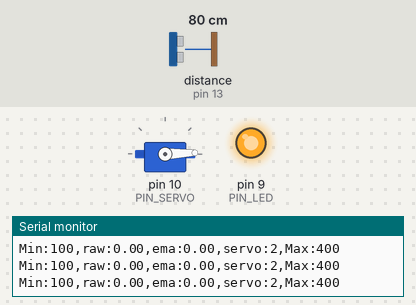
A sketch run on a simulated Arduino Uno, built with avr-gcc and run on an emulated ATmega328P. Parts: servo, output pins drawn as LEDs (lit = HIGH), the last lines printed to the serial monitor. Wiring (inferred from the names in the program): ultrasonic range finder: trigger pin 12; echo pin 13. Inputs (shaded band) come from the test bench; at power-on: distance to the obstacle (sensor on pin 13) 80 cm. The echo pulse lasts 58.3 µs per cm; pins used as bus, display or sensor lines are not drawn.

Above: at 1.2 s.
1.3 s: distance to the obstacle (sensor on pin 13) set to 42 cm
2.8 s: distance to the obstacle (sensor on pin 13) set to 39 cm
At 4.3 s:
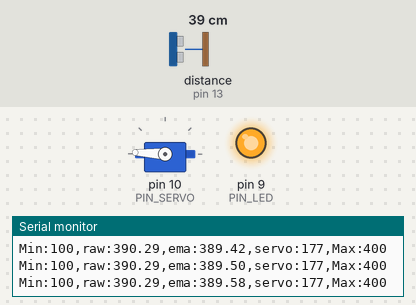
4.9 s: distance to the obstacle (sensor on pin 13) set to 35 cm
At 6.4 s:
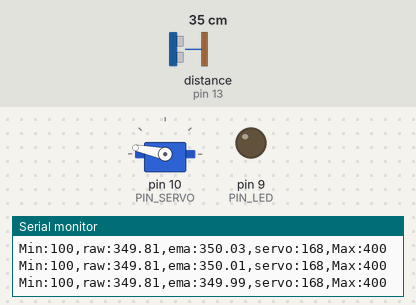
7.9 s: distance to the obstacle (sensor on pin 13) set to 18 cm
At 10.4 s:
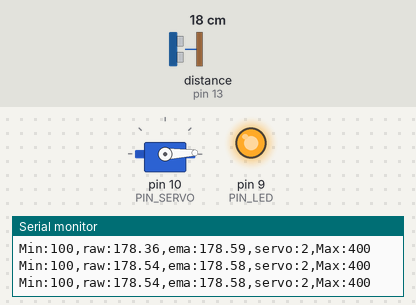
Timing chart, 0 to 11.9 s (numbered marks = the images above; inputs shaded):
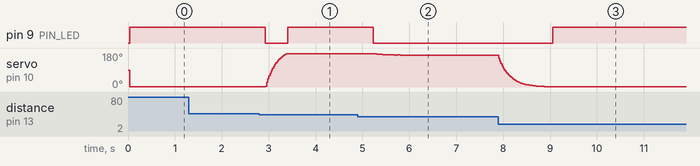

Measured:
- the behaviour switches between 40 and 39 cm on distance to the obstacle (sensor on pin 13) (found by bisection; images 0 and 1)
- the behaviour switches between 36 and 35 cm on distance to the obstacle (sensor on pin 13) (found by bisection; images 1 and 2)
- after the input at 2.8 s, pin 9 (PIN_LED): HIGH → LOW after 0.13 s, → HIGH 0.48 s later; servo on pin 10 (PIN_SERVO): moves from 2° to 177° over 0.45 s, starting after 0.13 s
- after the input at 4.9 s, pin 9 (PIN_LED): HIGH → LOW after 0.33 s
- after the input at 7.9 s, pin 9 (PIN_LED): LOW → HIGH after 1.2 s

The sketch:

11_example_1.ino
```cpp
#include <Servo.h>

// Arduino pin assignment
#define PIN_LED 9
#define PIN_SERVO 10
#define PIN_TRIG 12
#define PIN_ECHO 13

// configurable parameters
#define SND_VEL 346.0 // sound velocity at 24 celsius degree (unit: m/s)
#define INTERVAL 25 // sampling interval (unit: ms)
#define _DIST_MIN 100 // minimum distance to be measured (unit: mm)
#define _DIST_MAX 400 // maximum distance to be measured (unit: mm)
#define _DIST_ALPHA 0.1 // EMA weight of new sample (range: 0 to 1). Setting this value to 1 effectively disables EMA filter.

#define _DUTY_MIN 560 // servo full clockwise position (0 degree)
#define _DUTY_NEU 1467 // servo neutral position (90 degree)
#define _DUTY_MAX 2374 // servo full counterclockwise position (180 degree)

// global variables
float timeout; // unit: us
float dist_min, dist_max, dist_raw,dist_ema, dist_prev ,alpha; // unit: mm
unsigned long last_sampling_time; // unit: ms
float scale; // used for pulse duration to distance conversion
Servo myservo;

float reading;

void setup() {
// initialize GPIO pins
  pinMode(PIN_LED,OUTPUT);
  pinMode(PIN_TRIG,OUTPUT);
  digitalWrite(PIN_TRIG, LOW);
  pinMode(PIN_ECHO,INPUT);

  myservo.attach(PIN_SERVO);
  myservo.writeMicroseconds(_DUTY_NEU);

// initialize USS related variables
  dist_min = _DIST_MIN;
  dist_max = _DIST_MAX;
  alpha = _DIST_ALPHA;
  timeout = (INTERVAL / 2) * 1000.0; // precalculate pulseIn() timeout value. (unit: us)
  dist_raw = dist_prev = 0.0; // raw distance output from USS (unit: mm)
  scale = 0.001 * 0.5 * SND_VEL;

// initialize serial port
  Serial.begin(57600);

// initialize last sampling time
  last_sampling_time = 0;
}

void loop() {
// wait until next sampling time.
// millis() returns the number of milliseconds since the program started. Will overflow after 50 days.
  if(millis() < last_sampling_time + INTERVAL) return;

// get a distance reading from the USS
  dist_raw = USS_measure(PIN_TRIG,PIN_ECHO);
  dist_ema = alpha*dist_raw+(1-alpha)*dist_ema;

// output the read value to the serial port
  Serial.print("Min:100,raw:");
  Serial.print(dist_raw);
  Serial.print(",ema:");
  Serial.print(dist_ema);
  Serial.print(",servo:");
  Serial.print(myservo.read());
  Serial.println(",Max:400");

// adjust servo position according to the USS read value


//  Serial.println((dist_raw-180)/(360-180)*((_DUTY_MAX-_DUTY_MIN)/100));

 if (dist_ema<=180){
  myservo.writeMicroseconds(_DUTY_MIN);
  }
  else if (dist_ema<360){
  myservo.writeMicroseconds(_DUTY_MIN+(dist_ema-180)*(_DUTY_MAX-_DUTY_MIN)/180);
  }
  else{
  myservo.writeMicroseconds(_DUTY_MAX);
  }// add your code here!
// update last sampling time
  last_sampling_time += INTERVAL;

//LED
  if (360>=dist_ema and dist_ema>=180) digitalWrite(PIN_LED, LOW);
  else digitalWrite(PIN_LED, HIGH);

}

// get a distance reading from USS. return value is in millimeter.
float USS_measure(int TRIG, int ECHO)
{
  float readingTest;
  digitalWrite(TRIG, HIGH);
  delayMicroseconds(10);
  digitalWrite(TRIG, LOW);
  readingTest = pulseIn(ECHO, HIGH, timeout) * scale;// unit: mm

  if(readingTest!=0.0){
    if(readingTest < dist_min || readingTest > dist_max) reading = 0.0;// return 0 when out of range.
    else reading = readingTest;
  }
  return reading;
}
```
